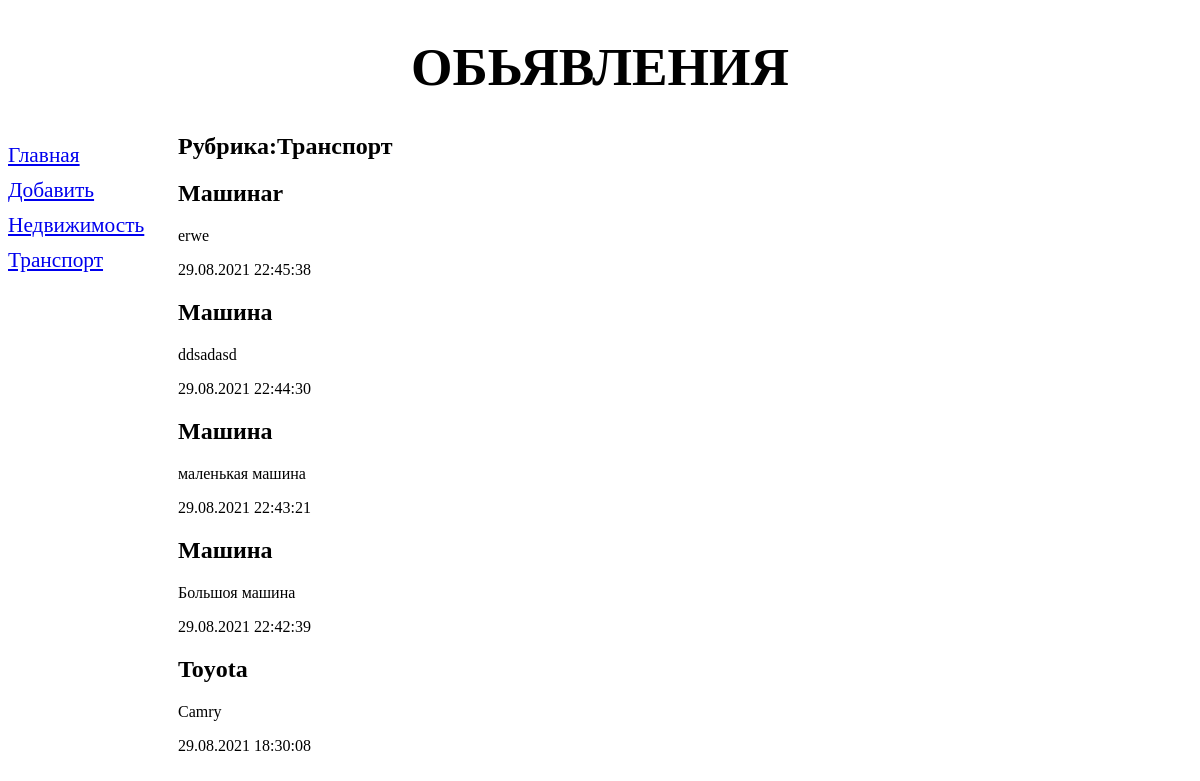
/wall/2/, run on the app's committed database.
### wall/models.py (models this page shows, shortened)
class Rubric(models.Model):
    name = models.CharField(max_length=50, db_index=True, verbose_name='Название')
    class Meta:
        verbose_name = 'Рубрика'
        verbose_name_plural = 'Рубрики'
        ordering = ['name']

class Wall(models.Model):
    title = models.CharField(max_length=50, verbose_name='Название товара')
    content = models.TextField(max_length=500, null=True, blank=True, verbose_name='Описание')
    price = models.FloatField(null=True, blank=True, verbose_name='Цена')
    published = models.DateTimeField(auto_now_add=True, db_index=True, verbose_name='Дата публикации')
    rubric = models.ForeignKey('Rubric', null=True, on_delete=models.PROTECT, verbose_name='Рубрика')
    class Meta:
        verbose_name_plural = 'Обьявления'
        verbose_name = 'Обьявление'
        ordering = ['-published']

### wall/views.py (the view)
# urls.py: path('<int:rubric_id>/', by_rubric, name='by_rubric'),
def by_rubric(request, rubric_id):
    walls = Wall.objects.filter(rubric=rubric_id)
    rubrics = Rubric.objects.all()
    current_rubric = Rubric.objects.get(pk=rubric_id)
    context = {
        'walls': walls,
        'rubrics': rubrics,
        'current_rubric': current_rubric
    }
    return render(request, 'wall/by_rubric.html', context)

### wall/templates/wall/by_rubric.html (shortened to what this page needs)
{% extends 'wall/layout/basic.html' %}
{% block content %}
<h2>Рубрика:{{ current_rubric.name }}</h2>
    {% for wall in walls %}
    <div>
        <h2>{{ wall.title }}</h2>
        <p>{{ wall.content }}</p>
        <p>{{ wall.published|date:"d.m.Y H:i:s" }}</p>
    </div>
    {% endfor %}
{% endblock %}

### wall/templates/wall/layout/basic.html (shortened to what this page needs)
{% load static %}
<!DOCTYPE html>
<html lang="en">
<head>
    <link rel="stylesheet" type = 'text/css' href="{% static 'wall/style.css' %}">
</head>
<body>
    <header>
        <h1>Обьявления</h1>
    </header>
    <nav>
        <a href="{% url 'index' %}">Главная</a>
        <a href="{% url 'add' %}">Добавить</a>
        {% for rubric in rubrics %}
        <a href="{% url 'by_rubric' rubric.pk %}">
            {{ rubric.name }}</a>
        {% endfor %}
    </nav>
    <section>
        {% block content %}
        {% endblock %}
    </section>
</body>
</html>

### wall/static/wall/style.css (style rules this page uses)
header h1 { font-size : 40pt; text-transform: uppercase; text-align: center; }
nav { font-size: 16pt; width: 150px; float: left; }
nav a { display: block; margin: 10px 0px; }
section { margin-left: 170px; }

### data on the page
Rubric: name "Недвижимость"
Rubric: name "Транспорт"
Wall: title "Машинаr", content "erwe", published "29.08.2021 22:45:38"
Wall: title "Машина", content "ddsadasd", published "29.08.2021 22:44:30"
Wall: title "Машина", content "маленькая машина", published "29.08.2021 22:43:21"
Wall: title "Машина", content "Большоя машина", published "29.08.2021 22:42:39"
Wall: title "Toyota", content "Camry", published "29.08.2021 18:30:08"
